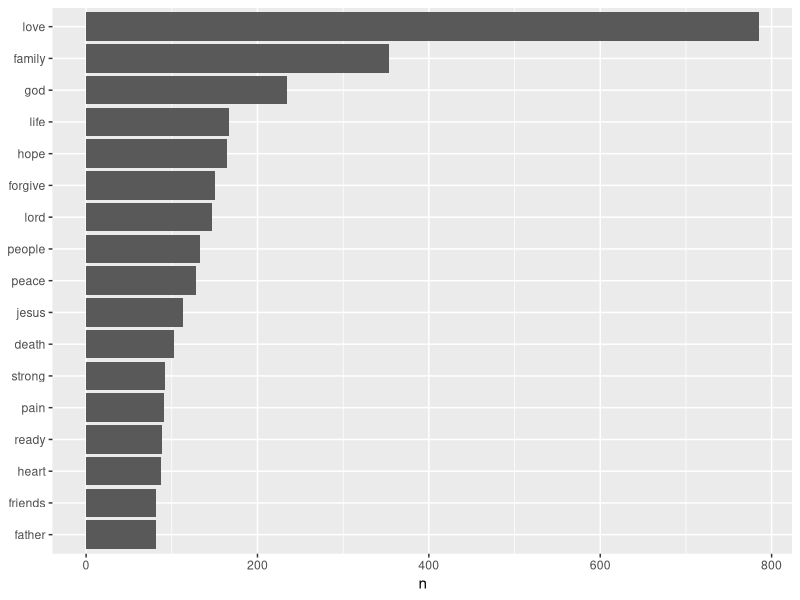
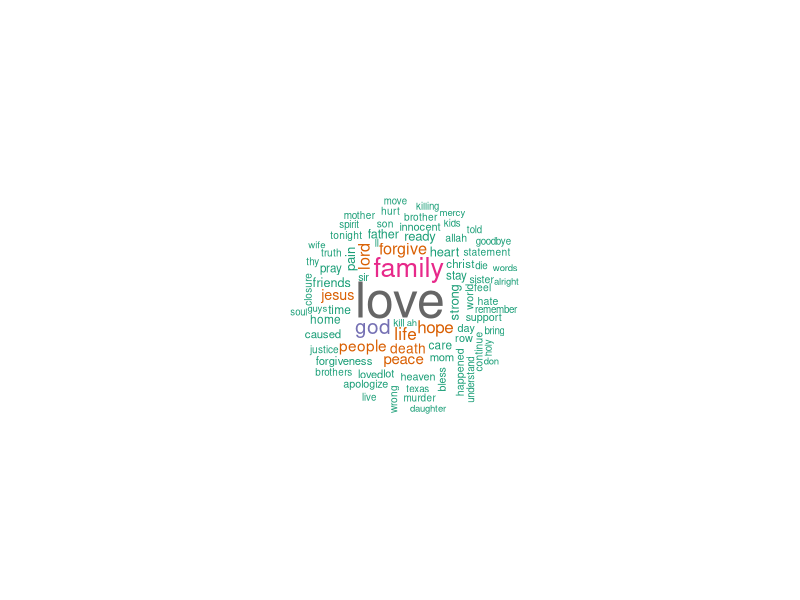
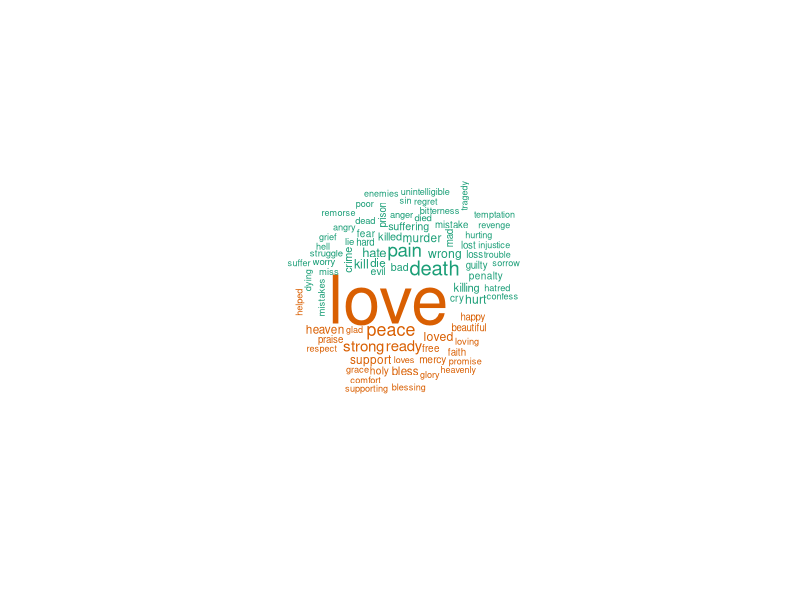
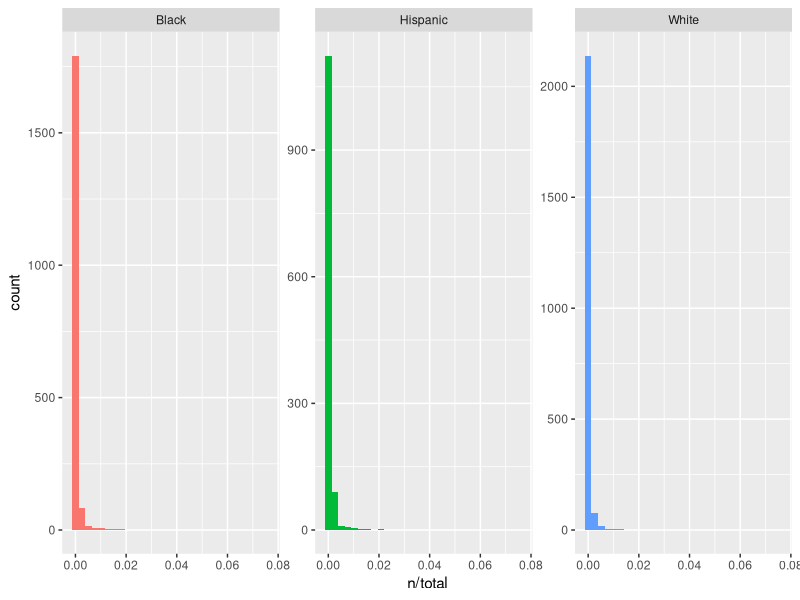
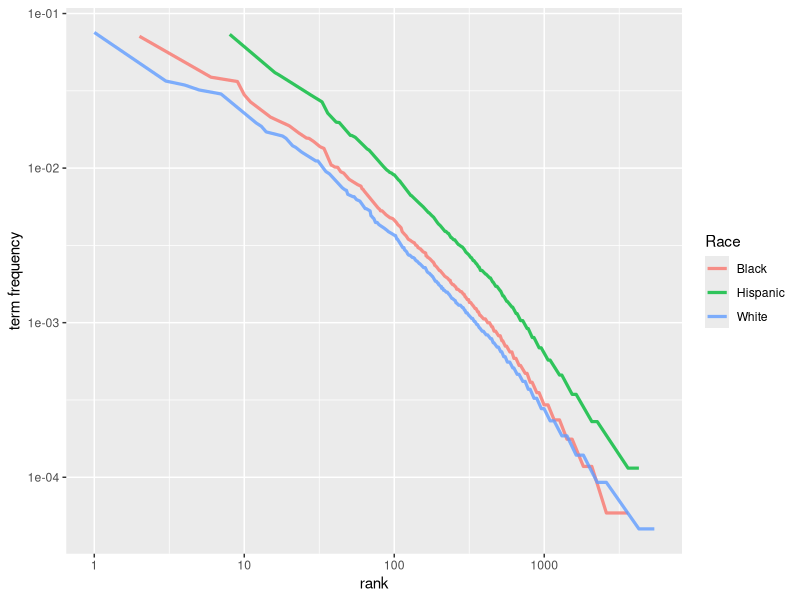
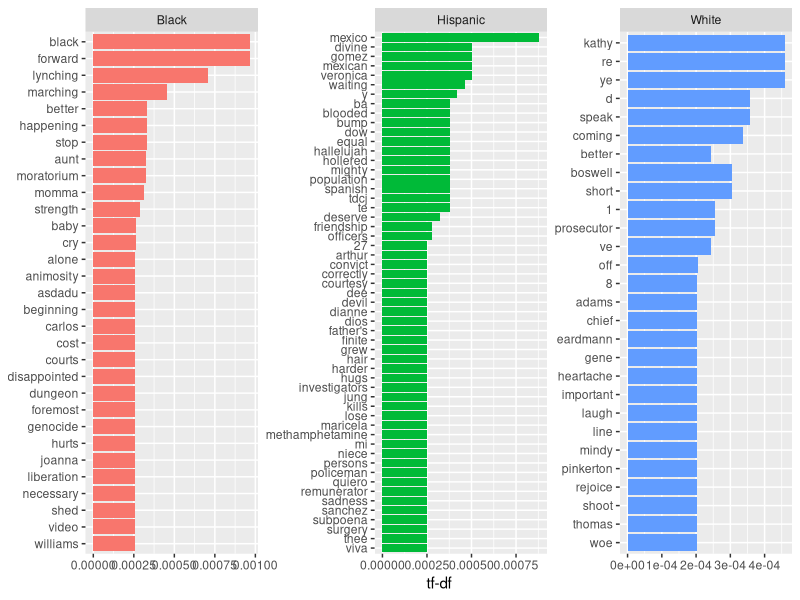
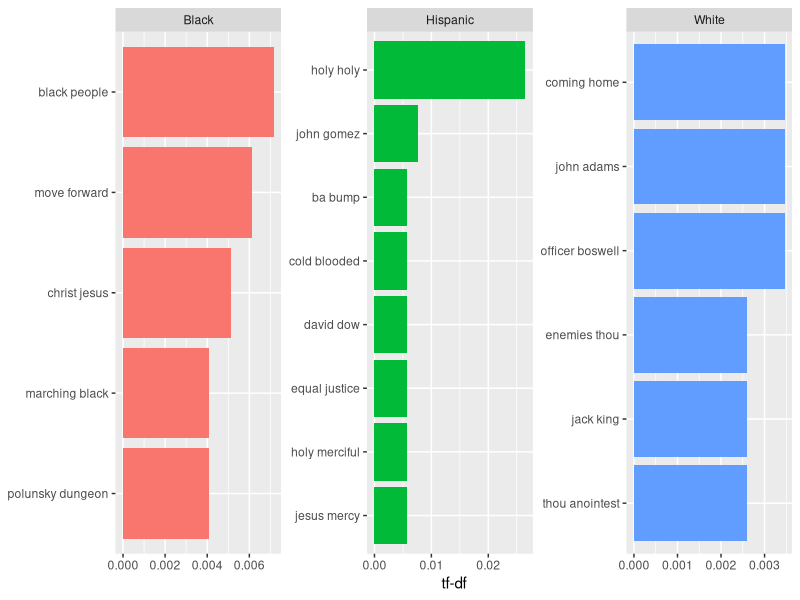

Reproduce these figures in R, in order. (Note: this script raises an error after producing the figures.)
if(!require(tidytext)) install.packages("tidytext")
library(tidytext)
if(!require(tibble)) install.packages("tibble")
library(tibble)
if(!require(tidyverse)) install.packages("tidyverse")
library(tidyverse)
if(!require(wordcloud)) install.packages("wordcloud")
library(wordcloud)
if(!require(reshape2)) install.packages("reshape2")
library(reshape2)
if(!require(ggraph)) install.packages("ggraph")
library(ggraph)
# may need to install.packages("geforce")
# linux may require sudo apt-get install libudunits2-dev

# setwd("C:/Users/e/Documents/R/inmate.last.words")
setwd("/home/e/R/inmate.last.words")

# read data, prepare text for tidying
x <- read_csv("data/Texas Last Statement - CSV.csv") %>% 
  filter(Race != "Other")
y <- x$LastStatement
y <- data_frame(y)

# Modify stop_words slightly
custom_stop_words <- 
  bind_rows(stop_words,
            data_frame(word = c("ya'll", 
                                "y'all",
                                "warden"),
                       lexicon = "custom"))

# tidy the text
y.tidy <- y %>% 
  unnest_tokens(word,y) %>% 
  anti_join(custom_stop_words)

# list of top 20 used words, sorted
y.tidy %>% 
  count(word, sort = TRUE) %>% 
  slice(1:20)

# plot of above list of top used words
y.tidy %>% 
  count(word, sort = TRUE) %>% 
  filter(n>80) %>% 
  mutate(word=reorder(word,n)) %>% 
  ggplot(aes(word, n)) +
  geom_col() +
  xlab(NULL) +
  coord_flip()

# wordcloud of above list of top used words
pal <- brewer.pal(8,"Dark2")
y.tidy %>% 
  count(word) %>% 
  with(wordcloud(word,n,
                 max.words=80,
                 min.freq=20,
                 colors=pal,
                 random.order = F,
                 random.color = F,
                 scale=c(3,.5)
                 ))

# Comparison wordcloud of top used words according to (bing) sentiment
## negative words likely taken grossly out of context in this case
y.tidy %>%
  inner_join(get_sentiments("bing")) %>%
  count(word, sentiment, sort = TRUE) %>%
  acast(word ~ sentiment, value.var = "n", fill = 0) %>%
  comparison.cloud(max.words = 80
                   # scale=c(3,.2)
                   )
## Word contributions to sentiment
# y.tidy %>% 
#   inner_join(get_sentiments("bing")) %>% 
#   count(word, sentiment, sort=TRUE) %>% 
#   filter(n>20) %>% 
#   mutate(n = ifelse(sentiment == "negative", -n, n)) %>%
#   mutate(word = reorder(word, n)) %>%
#   ggplot(aes(word, n, fill = sentiment)) +
#   geom_col() +
#   coord_flip() +
#   labs(y = "Contribution to sentiment")

## We can try different sentiment dictionaries
# y.tidy %>%
#   inner_join(get_sentiments("nrc")) %>% 
#   count(word, sentiment, sort = TRUE) %>%
#   acast(word ~ sentiment, value.var = "n", fill = 0) %>%
# 
# y.tidy %>%
#   inner_join(get_sentiments("loughran")) 

# comparison of last statements between races?
## select statement and race columns
x.1 <- x %>% 
  select(Race, LastStatement)
## unnested words used per race
x.2 <- x.1 %>% 
  unnest_tokens(word,LastStatement) %>% 
  count(Race,word,sort=T) %>% 
  ungroup()
## total words used per race
x.3 <- x.2 %>% 
  group_by(Race) %>% 
  summarise(total=sum(n))
## each word used compared to total used per race
x.4 <- left_join(x.2,x.3)

## common words like i,you, to, etc appear very frequently of course
ggplot(x.4,aes(n/total,fill=Race))+
  geom_histogram(show.legend=FALSE)+
  # xlim(NA,0.0009)+
  facet_wrap(~Race,scales="free_y")

x.5 <- x.4 %>% 
  mutate(rank=row_number(),
         `term frequency` =n/total)
x.5 %>% 
  ggplot(aes(rank,`term frequency`,color=Race))+
  geom_line(size = 1.1, alpha = 0.8, show.legend = TRUE) + 
  scale_x_log10() +
  scale_y_log10()

## Find common words in the corpus

x.6 <- x.4 %>% 
  bind_tf_idf(word,Race,n)

x.6 %>% 
  select(-total) %>% 
  arrange(desc(tf_idf))

x.6 %>% 
  # filter(Race!="Other") %>% 
  arrange(desc(tf_idf)) %>% 
  mutate(word=factor(word,levels=rev(unique(word)))) %>% 
  group_by(Race) %>% 
  top_n(25,tf_idf) %>% 
  ungroup() %>% 
  ggplot(aes(word, tf_idf,fill=Race))+
  geom_col(show.legend=F)+
  labs(x=NULL,y="tf-df")+
  facet_wrap(~Race,scale="free")+
  coord_flip()

# bigrams
x.bigrams <- x.1 %>% 
  unnest_tokens(bigram,LastStatement,token="ngrams",n=2)

x.bigrams %>% 
  count(bigram,sort=T)

x.bigrams.separated <- x.bigrams %>% 
  separate(bigram, c("word1","word2"),sep=" ")

x.bigrams.filtered <- x.bigrams.separated %>% 
  filter(!word1 %in% stop_words$word) %>% 
  filter(!word2 %in% stop_words$word)

x.bigram.counts <- x.bigrams.filtered %>% 
  count(word1,word2,sort=T)

x.bigrams.united <- x.bigrams.filtered %>% 
  unite(bigram,word1,word2,sep=" ")

x.bigrams.filtered %>% 
  filter(word1 == "polunsky") %>% 
  count(Race, word1,sort=T)

x.bigram.tf.idf <- x.bigrams.united %>% 
  count(Race,bigram) %>% 
  bind_tf_idf(bigram,Race,n) %>% 
  arrange(desc(tf_idf))

x.bigram.tf.idf %>% 
  filter(Race!="Other") %>% 
  arrange(desc(tf_idf)) %>%
  mutate(bigram=factor(bigram,levels=rev(unique(bigram)))) %>%
  group_by(Race) %>% 
  top_n(5) %>% 
  ungroup() %>%
  ggplot(aes(bigram, tf_idf,fill=Race))+
  geom_col(show.legend=F)+
  labs(x=NULL,y="tf-df")+
  facet_wrap(~Race,scale="free")+
  coord_flip()

x %>% 
  filter(str_detect(LastStatement,"innocent")) %>% 
  select(LastStatement)
  
# trigrams
x.trigrams <- x.1 %>% 
  unnest_tokens(trigram,LastStatement,token="ngrams",n=3) %>% 
  separate(trigram, c("word1", "word2", "word3"), sep = " ") %>%
  # filter(!word1 %in% stop_words$word,
  #        !word2 %in% stop_words$word,
  #        !word3 %in% stop_words$word) %>%
  count(word1, word2, word3, sort = TRUE)


x.bigrams.separated %>% 
  filter(word1=="not") %>% 
  count(word1,word2,sort=T)

AFINN <- get_sentiments("afinn")
x.not.words <- x.bigrams.separated %>% 
  filter(word1=="not") %>% 
  inner_join(AFINN,by=c(word2="word")) %>% 
  count(word2,score,sort=T) %>% 
  ungroup()

x.not.words %>% 
  mutate(contribution=n*score) %>% 
  arrange(desc(abs(contribution))) %>% 
  head(20) %>% 
  mutate(word2=reorder(word2,contribution)) %>% 
  ggplot(aes(word2,n*score,fill=n*score>0))+
  geom_col(show.legend = FALSE) +
  xlab("Words preceded by \"not\"") +
  ylab("Sentiment score * number of occurrences") +
  coord_flip()

negation_words <- c("not", "no", "never", "without")

negated_words <- x.bigrams.separated %>%
  filter(word1 %in% negation_words) %>%
  inner_join(AFINN, by = c(word2 = "word")) %>%
  count(word1, word2, score, sort = TRUE) %>%
  ungroup()


library(igraph)
library(ggraph)
x.bigram.counts

x.bigram.graph <- x.bigram.counts %>% 
  filter(n>4) %>% 
  graph_from_data_frame()

ggraph(x.bigram.graph, layout = "fr") +
  geom_edge_link() +
  geom_node_point() +
  geom_node_text(aes(label = name), vjust = 1, hjust = 1)

a <- grid::arrow(type = "closed", length = unit(.15, "inches"))

ggraph(x.bigram.graph, layout = "fr") +
  geom_edge_link(aes(edge_alpha = n), show.legend = FALSE,
                 arrow = a, end_cap = circle(.07, 'inches')) +
  geom_node_point(color = "lightblue", size = 5) +
  geom_node_text(aes(label = name), vjust = 1, hjust = 1) +
  theme_void()


x.1 %>% 
  filter(Race=="Black")
